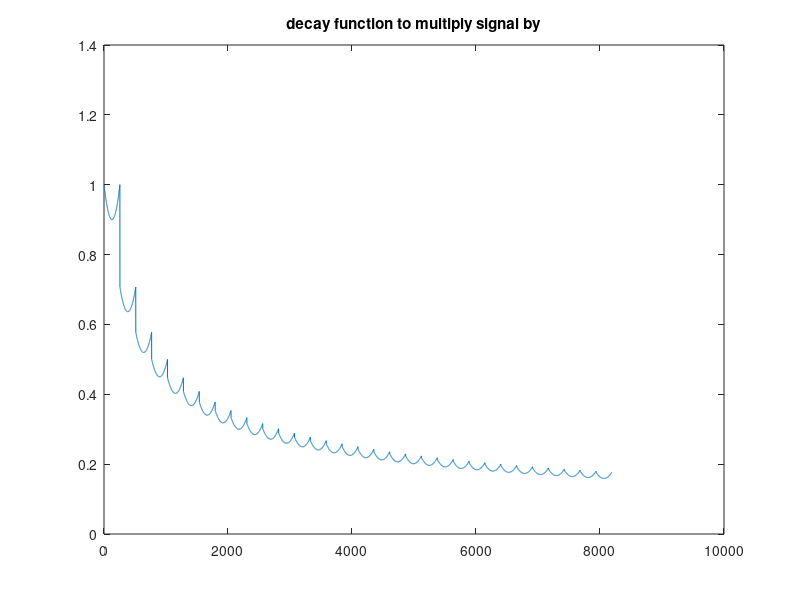

MATLAB code for this plot: (Note: this script raises an error after producing the figure.)
all_y = [];
for h = 0:31    
    x_a = h*256 + 1;    
    x_b = x_a + 127;    
    x_c = x_a + 255;
    y_a = 1/sqrt(h+1);    
    y_b = 0.9 * y_a;    
    y_c = y_a;        
    p = polyfit([x_a, x_b, x_c],[y_a, y_b, y_c],2);    
    x1 = x_a:x_c;    
    y1 = polyval(p,x1);        
    all_y = [all_y, y1]; 
end
plot(1:8192, all_y) 
title('decay function to multiply signal by')
decay_fun = all_y;

signal = synthNotes(8192,1000,1,32);
decay_signal = ones(size(signal)); 
for k = 1:8192    
    decay_signal(k) = signal(k)*decay_fun(k); 
end
 plot(decay_signal); 
 sound(decay_signal)